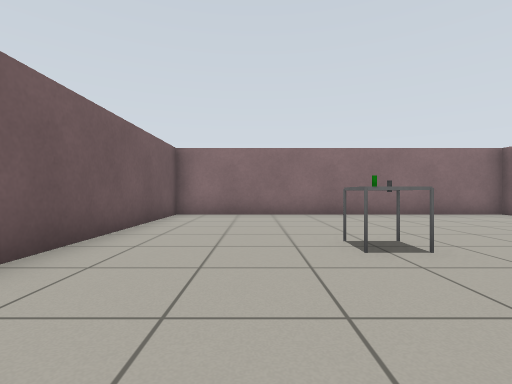
view 1 (above)

12 first-person views from a walk through a robot-simulator world made for Gazebo. The camera is 0.68 m above the floor, looks level and sees 85° across. The floor is counted in squares, 1 m on a side. Each view is taken from the middle of a square. On the plan, view 1 faces up. The plan holds only what a view shows up to about 9 squares ahead; the rest is blank. Surface patterns are stand-ins for the level's own textures.

view 2
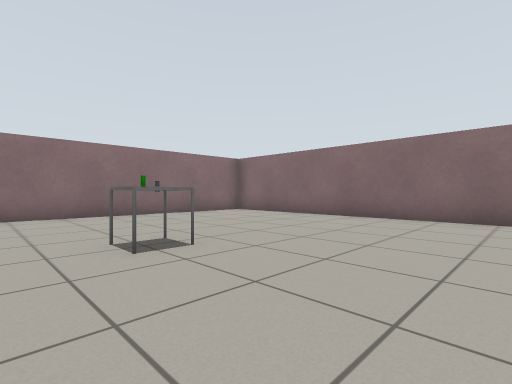

view 3
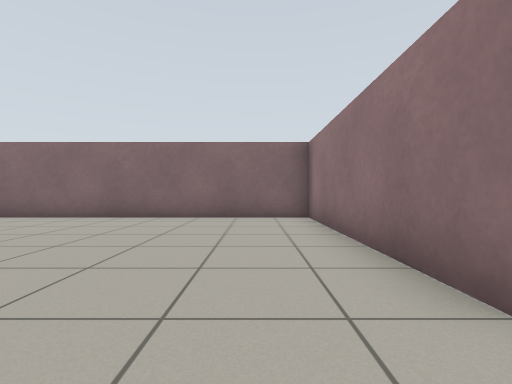

view 4
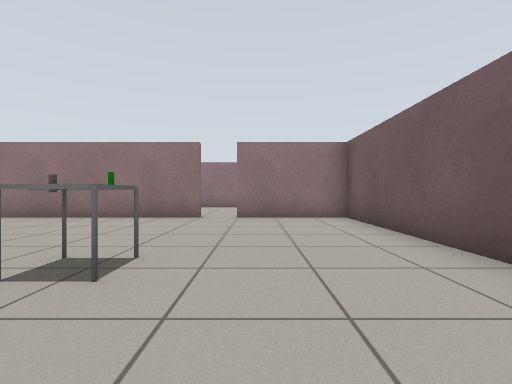

view 5
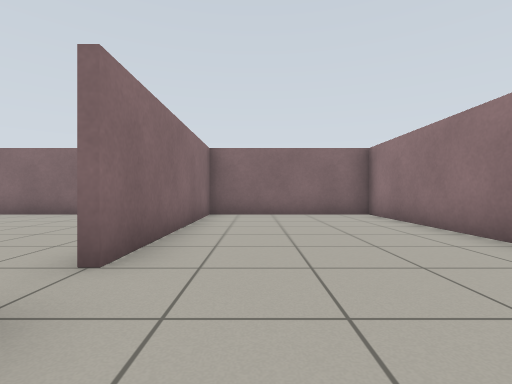

view 6
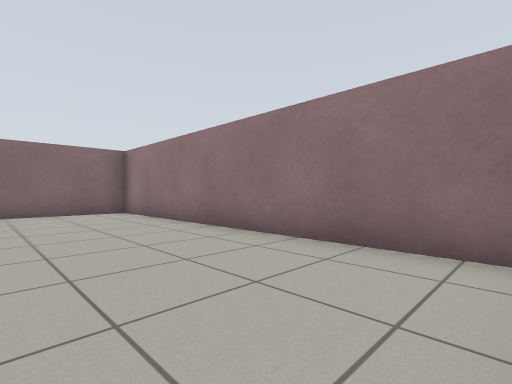

view 7
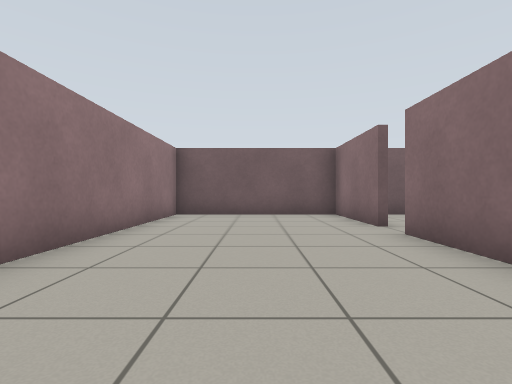

view 8
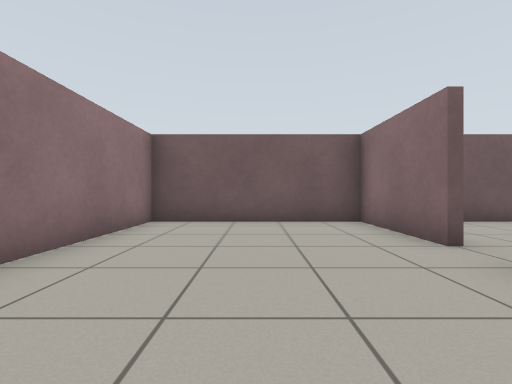

view 9
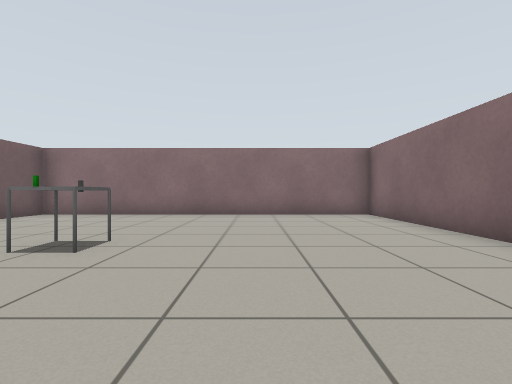

view 10
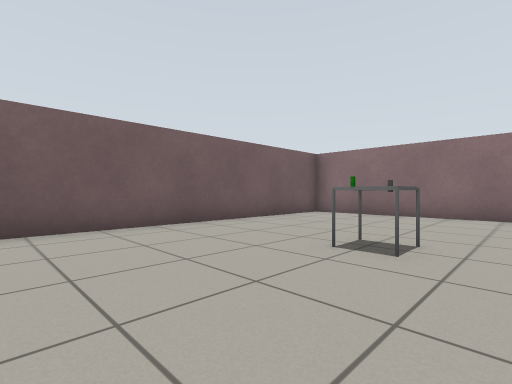

view 11
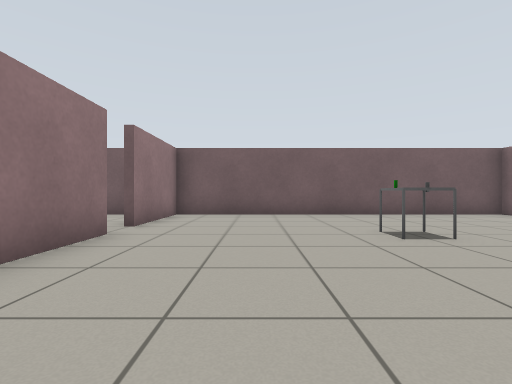

view 12
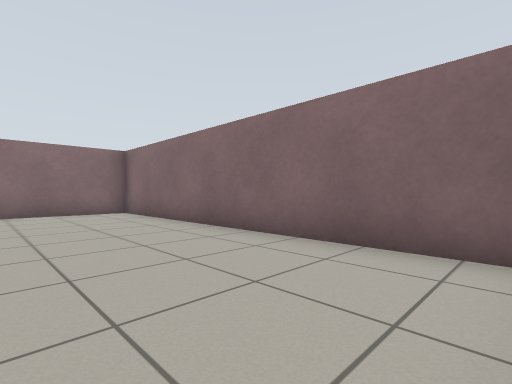

### Floor plan
Points are (right, up) in squares from view 1. A wall is a line through its corners. A room is listed if a view was taken in it or the views show most of it. See-through windows are left out.
Room 1 (views 1, 2, 3, 4, 9, 10, 11, 12)
walls: (1.4, -1.4) (7.4, -1.4) (7.4, 8.4) (-2.4, 8.4) (-2.4, -1.4) (0.5, -1.4)
ways out: opening at (1, -2) to room 2
objects: other object (1, 3); other object (3, 4)
Room 2 (views 5, 6, 7, 8)
walls: (0.5, -1.6) (-2.4, -1.6) (-2.4, -6.4) (7.4, -6.4) (7.4, -1.6) (1.5, -1.6)
ways out: opening at (1, -2) to room 1

Positions as (right, up) in squares from view 1, and headings:
1: (0, 0), facing up
2: (0, 0), facing up-right
3: (0, 0), facing right
4: (0, 6), facing down
5: (-1, -3), facing right
6: (-2, -3), facing down-right
7: (6, -4), facing left
8: (4, -4), facing left
9: (4, 0), facing up
10: (3, 0), facing up-left
11: (6, 1), facing left
12: (4, -1), facing up-right
